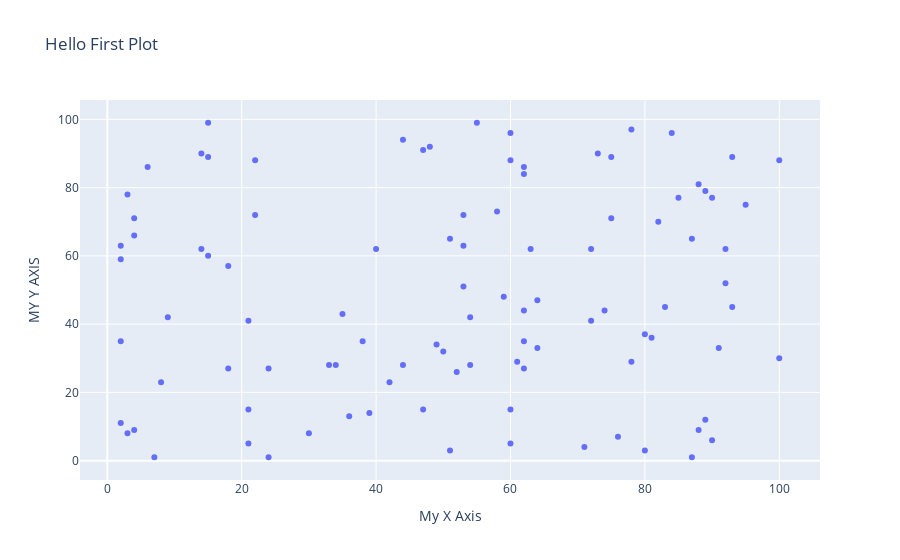

Notebook cell for this chart:
### Markdown cell above
## SCATTER PLOTS

### Code cell
# Gives the plot data
data = [go.Scatter(x=random_x, y=random_y, mode='markers')]

# Gives the labels, etc. Two apporaches for including a dictionary for x and y axis
# hovermode closest handles multiple points on same vertical 
layout = go.Layout(title='Hello First Plot',
                   xaxis={'title':'My X Axis'},
                   yaxis = dict(title='MY Y AXIS'),
                   hovermode='closest')

# Enter it into a fig
fig=go.Figure(data=data,layout=layout)

pyo.iplot(fig,filename='scatter.html')

### Figure 1 — Plotly figure (JSON) as saved in the notebook; plotly's stock layout.template omitted (floating-point values rounded to 4 significant figures)
{"data": [{"mode": "markers", "type": "scatter", "x": [52, 93, 15, 72, 61, 21, 83, 87, 75, 75, 88, 100, 24, 3, 22, 53, 2, 88, 30, 38, 2, 64, 60, 21, 33, 76, 58, 22, 89, 49, 91, 59, 42, 92, 60, 80, 15, 62, 62, 47, 62, 51, 55, 64, 3, 51, 7, 21, 73, 39, 18, 4, 89, 60, 14, 9, 90, 53, 2, 84, 92, 60, 71, 44, 8, 47, 35, 78, 81, 36, 50, 4, 2, 6, 54, 4, 54, 93, 63, 18, 90, 44, 34, 74, 62, 100, 14, 95, 48, 15, 72, 78, 87, 62, 40, 85, 80, 82, 53, 24], "y": [26, 89, 60, 41, 29, 15, 45, 65, 89, 71, 9, 88, 1, 8, 88, 63, 11, 81, 8, 35, 35, 33, 5, 41, 28, 7, 73, 72, 12, 34, 33, 48, 23, 62, 88, 37, 99, 44, 86, 91, 35, 65, 99, 47, 78, 3, 1, 5, 90, 14, 27, 9, 79, 15, 90, 42, 77, 51, 63, 96, 52, 96, 4, 94, 23, 15, 43, 29, 36, 13, 32, 71, 59, 86, 28, 66, 42, 45, 62, 57, 6, 28, 28, 44, 84, 30, 62, 75, 92, 89, 62, 97, 1, 27, 62, 77, 3, 70, 72, 27]}], "layout": {"hovermode": "closest", "title": {"text": "Hello First Plot"}, "xaxis": {"title": {"text": "My X Axis"}}, "yaxis": {"title": {"text": "MY Y AXIS"}}}}
